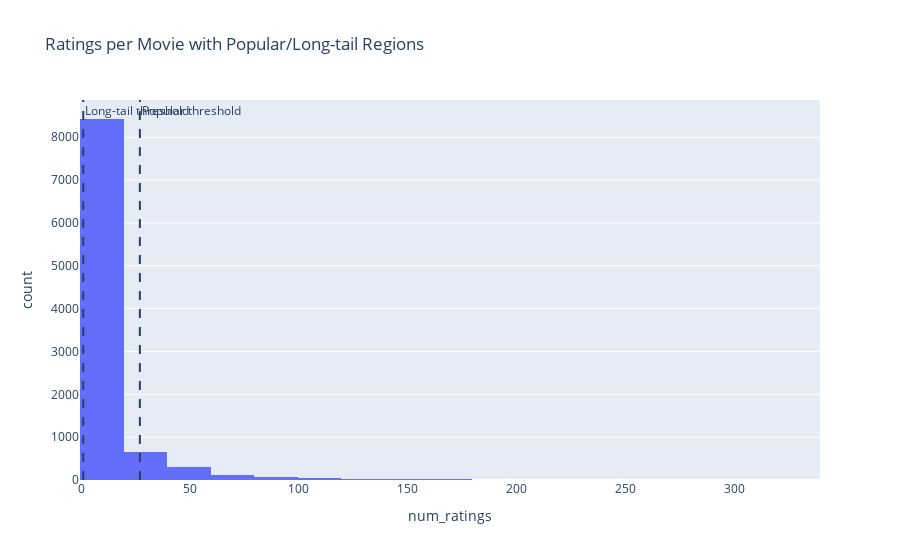

This figure's notebook cell:
### Code cell
movie_df = ratings_per_movie.to_frame(name="num_ratings").reset_index()

fig = px.histogram(
    movie_df,
    x="num_ratings",
    nbins=30,
    title="Ratings per Movie with Popular/Long-tail Regions"
)

fig.add_vline(x=popular_movie_threshold, line_dash="dash", annotation_text="Popular threshold")
fig.add_vline(x=longtail_movie_threshold, line_dash="dash", annotation_text="Long-tail threshold")
fig.show()

### Figure 1 — Plotly figure (JSON) as saved in the notebook; plotly's stock layout.template omitted (floating-point values rounded to 4 significant figures; data arrays with more than 128 entries replaced by an {"elided": "..."} marker saying what was removed)
{"data": [{"bingroup": "x", "hovertemplate": "num_ratings=%{x}<br>count=%{y}<extra></extra>", "legendgroup": "", "marker": {"color": "#636efa", "pattern": {"shape": ""}}, "name": "", "nbinsx": 30, "orientation": "v", "showlegend": false, "type": "histogram", "x": {"elided": "9724 int values"}, "xaxis": "x", "yaxis": "y"}], "layout": {"annotations": [{"showarrow": false, "text": "Popular threshold", "x": 27, "xanchor": "left", "xref": "x", "y": 1, "yanchor": "top", "yref": "y domain"}, {"showarrow": false, "text": "Long-tail threshold", "x": 1, "xanchor": "left", "xref": "x", "y": 1, "yanchor": "top", "yref": "y domain"}], "barmode": "relative", "legend": {"tracegroupgap": 0}, "shapes": [{"line": {"dash": "dash"}, "type": "line", "x0": 27, "x1": 27, "xref": "x", "y0": 0, "y1": 1, "yref": "y domain"}, {"line": {"dash": "dash"}, "type": "line", "x0": 1, "x1": 1, "xref": "x", "y0": 0, "y1": 1, "yref": "y domain"}], "title": {"text": "Ratings per Movie with Popular/Long-tail Regions"}, "xaxis": {"anchor": "y", "domain": [0, 1], "title": {"text": "num_ratings"}}, "yaxis": {"anchor": "x", "domain": [0, 1], "title": {"text": "count"}}}}
